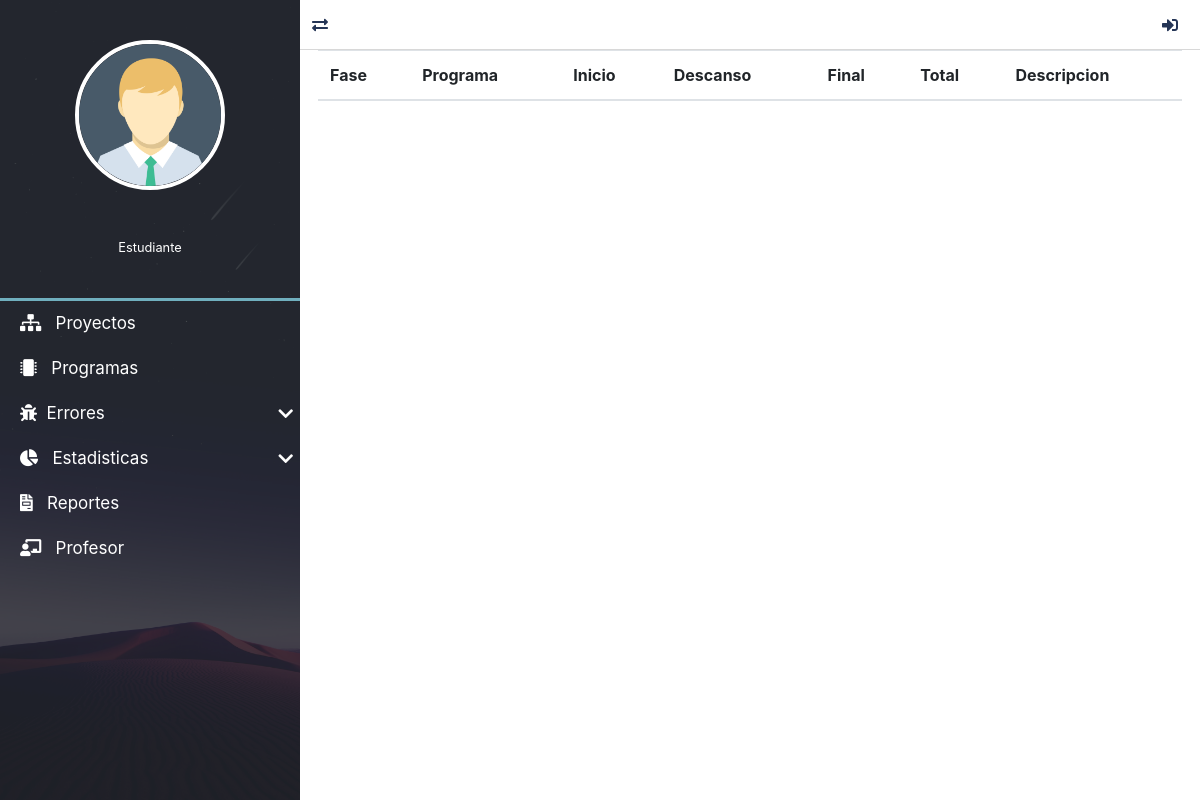
/registroTiempos/lista/1, run on an earlier commit of the app's database.
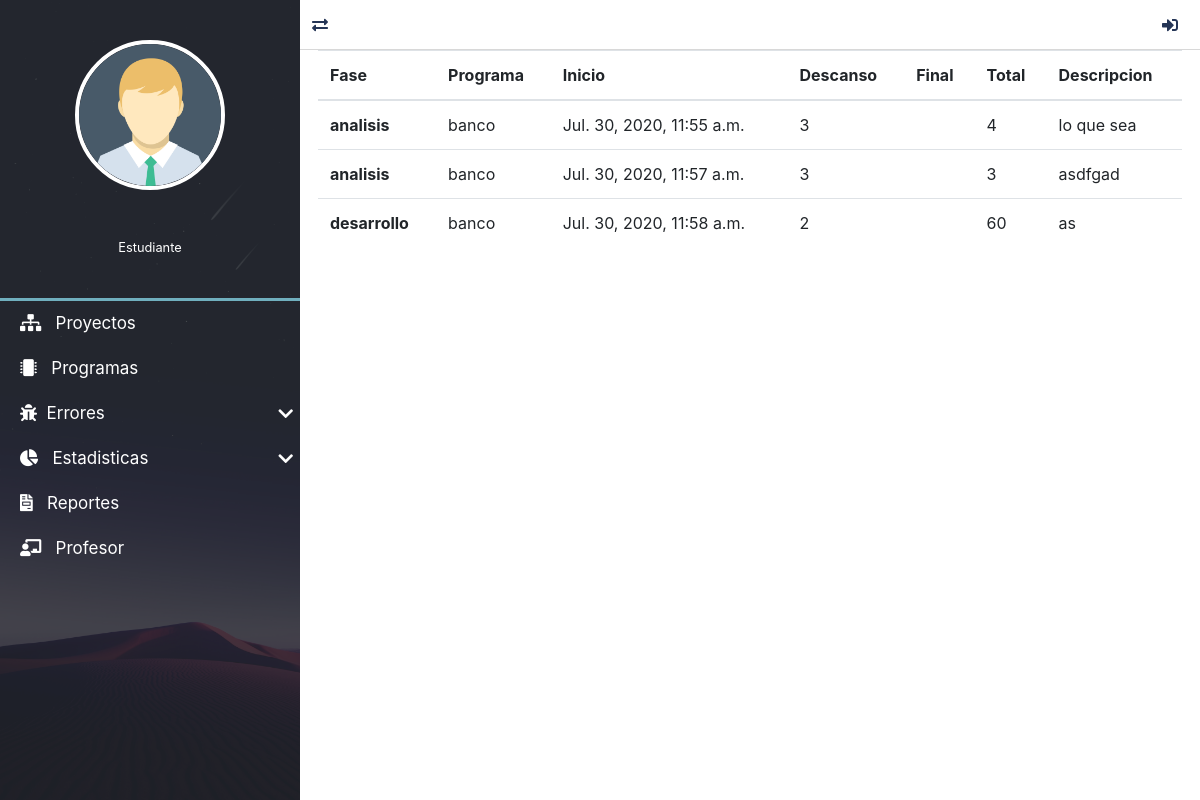
And on a later commit of the database.
### registroTiempos/models.py (models this page shows, shortened)
class RegistroTiempo(models.Model):
    id_fase = models.ForeignKey("mainApp.Fase", verbose_name="Fase", on_delete=models.CASCADE)
    id_programa = models.ForeignKey("programas.Programa", verbose_name="proyecto", on_delete=models.CASCADE)
    fecha_inicio = models.DateTimeField(verbose_name="Fecha de inicio")
    interrupciones = models.IntegerField(verbose_name="Interrupciones", null=True, blank=True)
    fecha_final = models.DateTimeField(verbose_name="Fecha de finalización", null=True, blank=True)
    tiempo_total = models.IntegerField(verbose_name="Timpo tota(Delta)", null=True, blank=True)
    comentarios = models.TextField(verbose_name="Comentarios", null=True, blank=True)
    class Meta:
        verbose_name = "Registro de tiempo"
        verbose_name_plural = "Registro de tiempos"
        ordering = ['fecha_inicio', 'tiempo_total']

### mainApp/models.py (models this page shows)
class Fase(models.Model):
    nombre = models.CharField(verbose_name="Nombre", max_length=200)
    descripcion = models.TextField(verbose_name="Descripción")
    class Meta:
        verbose_name = "Fase"
        verbose_name_plural = "Fases"
        ordering = ['nombre']
    def __str__(self):
        return self.nombre

### programas/models.py (models this page shows)
class Programa(models.Model):
    id_usuario = models.ForeignKey(settings.AUTH_USER_MODEL, verbose_name="usuario", on_delete=models.CASCADE)
    id_proyecto = models.ForeignKey("proyectos.Proyecto", verbose_name="proyecto", on_delete=models.CASCADE)
    nombre = models.CharField(verbose_name="Nombre", max_length=200)
    descripcion = models.TextField(verbose_name="Descripción")
    id_lenguaje = models.ForeignKey("mainApp.Lenguaje", verbose_name="lenguaje", on_delete=models.CASCADE)
    id_medida = models.ForeignKey("mainApp.Medida", verbose_name="medida", on_delete=models.CASCADE)
    fecha_creacion = models.DateTimeField(auto_now_add=True, verbose_name="Fecha de creación")
    fecha_actualizacion = models.DateTimeField(auto_now=True, verbose_name="Fecha de edición")
    fecha_finalizacion = models.DateTimeField(verbose_name="Fecha de finalización", null=True, blank=True)
    class Meta:
        verbose_name = "Programa"
        verbose_name_plural = "Programas"
        ordering = ['nombre', 'fecha_creacion']
    def __str__(self):
        return self.nombre

### registroTiempos/views.py (the view)
# urls.py: path('lista/<int:pk>', TiemposListView.as_view(), name='lista_tiempos'),
class TiemposListView(ListView):
    model = RegistroTiempo
    template_name = "registrotiempos_list.html"
    def get_context_data(self, **kwargs):
        context = super().get_context_data(**kwargs)
        context["pk"] = Programa.objects.get(id=self.kwargs.get('pk'))
        return context

### mainApp/context_processors.py (called while the page is built)
def get_programasDeUsuario(request):
    programas= Programa.objects.all()
    return {'lista_programas':programas}

def get_lenguajes(request):
    lenguajes = Lenguaje.objects.all()
    return {'lista_lenguajes':lenguajes}

def get_medidas(request):
    medidas = Medida.objects.all()
    return {'lista_medidas':medidas}

def get_fases(request):
    fases = Fase.objects.all()
    return {'lista_fases':fases}

def get_tiposdefectos(request):
    tipos_defectos = TiposDefecto.objects.all()
    return {'lista_tipos_defectos':tipos_defectos}

### proyectos/context_processors.py (called while the page is built)
def get_proyecto(request):
    proyecto= Proyecto.objects.values_list('id','nombre','id_proceso' ,'descripcion', 'fechaInicio')
    return {
        'proyectos':proyecto
    }

### registroTiempos/templates/registroTiempos/registrotiempo_list.html (shortened to what this page needs)
{% extends 'layouts/layout.html' %}
{% block content %}
<table class="table">
    <thead>
        <tr>
            <th scope="col">Fase</th>
            <th scope="col">Programa</th>
            <th scope="col">Inicio</th>
            <th scope="col">Descanso</th>
            <th scope="col">Final</th>
            <th scope="col">Total</th>
            <th scope="col">Descripcion</th>
        </tr>
    </thead>
    <tbody>
        {% for tiempo in object_list %}
            <th scope="row">{{tiempo.id_fase}}</th>
            <td>{{tiempo.id_programa}}</td>
            <td>{{tiempo.fecha_inicio}}</td>
            <td>{{tiempo.interrupciones}}</td>
            <td>{{tiempo.fecha_finalizacion|date}}</td>
            <td>{{tiempo.tiempo_total}}</td>
            <td>{{tiempo.comentarios}}</td>
        {% endfor %}
    </tbody>
</table>
{% endblock content %}

### mainApp/templates/layouts/layout.html (shortened to what this page needs)
{% load static %}
<!DOCTYPE html>
<html lang="es">
<head>
	<link rel="stylesheet" href="{% static 'dashboar/css/normalize.css' %}">
	<link rel="stylesheet" href="{% static 'dashboar/css/style.css' %}">
	<link rel="stylesheet" href="{% static 'dashboar/css/all.css' %}">
	<link rel="stylesheet" href="{% static 'dashboar/css/sweetalert2.min.css' %}">
	<link rel="stylesheet" href="{% static 'dashboar/css/jquery.mCustomScrollbar.css' %}">
	<link rel="stylesheet" href="https://stackpath.bootstrapcdn.com/bootstrap/4.5.0/css/bootstrap.min.css">
	<link rel="stylesheet" type="text/css" href="{% static 'css/style.css' %}">
</head>
<body>
	<main class="full-box main-container">
		<section class="full-box nav-lateral">
			<div class="full-box nav-lateral-content">
				<figure class="full-box nav-lateral-avatar">
					<img src=" {% static 'dashboar/assets/avatar/Avatar.png' %}" class="img-fluid" alt="Avatar">
					<figcaption class="roboto-medium text-center">
						{{request.user.first_name}} <br>
						{% if request.user.is_superuser %}
							<small class="roboto-condensed-light">Administrador</small>
						{% elif request.user.is_staff %}
							<small class="roboto-condensed-light">Profesor</small>
						{% else %}
							<small class="roboto-condensed-light">Estudiante</small>
						{% endif %}
					</figcaption>
				</figure>
				<div class="full-box nav-lateral-bar"></div>
				<nav class="full-box nav-lateral-menu">
					<ul>
						<li>
							<a href=" {% url 'proyectos' %}"><i class="fas fa-sitemap"></i> &nbsp; Proyectos</a>
						</li>
						{% if request.user.profesor %}
						<li>
							<a href="#" class="nav-btn-submenu"><i class="fas  fa-user-secret fa-fw"></i> &nbsp; Usuarios <i class="fas fa-chevron-down"></i></a>
							<ul>
								<li>
									<a href="user-new.html"><i class="fas fa-plus fa-fw"></i> &nbsp; Nuevo usuario</a>
								</li>
								<li>
									<a href="user-list.html"><i class="fas fa-clipboard-list fa-fw"></i> &nbsp; Lista de usuarios</a>
								</li>
								<li>
									<a href="user-search.html"><i class="fas fa-search fa-fw"></i> &nbsp; Buscar usuario</a>
								</li>
							</ul>
						</li>
						{% else %}
						<li>
							<a href=" {% url 'programas' %}"><i class="fas fa-microchip"></i> &nbsp; Programas</a>
						</li>
						<li>
							<a href="#" class="nav-btn-submenu"><i class="fas fa-bug"></i></i> &nbsp;Errores<i class="fas fa-chevron-down"></i></a>
						</li>
						<li>
							<a href="#" class="nav-btn-submenu"><i class="fas fa-chart-pie"></i> &nbsp; Estadisticas <i class="fas fa-chevron-down"></i></a>
						</li>
						<li>
							<a href="{% url 'lista_reportes' %}"><i class="fas fa-file-invoice"></i> &nbsp; Reportes</a>
						</li>
						<li>
							<a href="#"><i class="fas fa-chalkboard-teacher"></i> &nbsp; Profesor</a>
						</li>
						{% endif %}
					</ul>
				</nav>
			</div>
		</section>
		<section class="full-box page-content">
			<nav class="full-box navbar-info">
				<a href="#" class="float-left show-nav-lateral">
					<i class="fas fa-exchange-alt"></i>
				</a>
				{% if user.email %}
					{% if title != 'Perfil de usuario' %}
						<a href="{% url 'editPerfilUs' %}">
							<i class="fas fa-user-cog"></i>
						</a>
					{% endif %}
					<a href="#" class="btn-exit-system">
						<i class="fas fa-power-off"></i>
					</a>
				{% else %}
					<a href="{% url 'login' %}">
						<i class="fas fa-sign-in-alt"></i>
					</a>
				{% endif %}
			</nav>
			 <div class="content-box">
				{% block content %}
				{% endblock content %}
			</div>
		</section>
	</main>
</body>
</html>

### mainApp/static/dashboar/css/style.css (style rules this page uses)
:root { --color-one: #F5F5F5; --color-two: #24292E; --color-three: #70afbe; --form-color: #14111A; --accent-color: #253556; --border-color: #D8D8D8; }
body,html { width: 100vw; height: 100vh; background-color: var(--color-one); color: #333; font-size: 16px; }
.full-box { margin: 0; padding: 0; box-sizing: border-box; width: 100%; }
.main-container { height: 100%; position: absolute; top: 0; left: 0; overflow: hidden; }
.page-content, .nav-lateral { height: 100%; overflow: hidden; }
.page-content { position: relative; padding-left: 300px; transition: all .2s ease-in-out; padding-bottom: 20px; }
.nav-lateral { width: 300px; position: absolute; top: 0; left: 0; z-index: 1; transition: all .2s ease-in-out; background-image: url('../assets/img/nav-font.jpg'); background-position: center center; background-size: cover; }
.nav-lateral-content { max-width: 300px; height: 100%; background-color: rgba(36, 41, 46, .8); }
.nav-lateral-bar { height: 3px; background-color: var(--color-three); }
.nav-lateral-avatar { padding: 40px 0; }
.nav-lateral-avatar img { width: 50%; margin: 0 auto; display: block; border: 4px solid #FFF; border-radius: 100%; }
.nav-lateral-avatar figcaption { margin-top: 20px; color: #FFF; }
.nav-lateral-menu { height: auto; }
.nav-lateral-menu ul { margin: 0; padding: 0; list-style: none; }
.nav-lateral-menu ul li { width: 100%; height: auto; }
.nav-lateral-menu ul li a { display: block; width: 100%; height: 45px; line-height: 45px; text-decoration: none; color: #FFF; font-size: 17px; box-sizing: border-box; padding-left: 20px; transition: all .2s ease-in-out; }
.nav-lateral-menu .fa-chevron-down, .nav-lateral-menu .fa-chevron-up { float: right; height: 45px; line-height: 45px; margin-right: 7px; transition: all .2s ease-in-out; }
.navbar-info { height: 50px; border-bottom: 1px solid var(--border-color); text-align: right; padding-right: 10px; }
.navbar-info a { color: var(--accent-color); height: 50px; min-width: 40px; text-align: center; line-height: 50px; display: inline-block; transition: all .2s ease-out; user-select: none; }
.content-box { margin-left: 2%; margin-right: 2%; }

### mainApp/static/dashboar/css/all.css (style rules this page uses)
.fa, .fas, .far, .fal, .fab { -moz-osx-font-smoothing: grayscale; -webkit-font-smoothing: antialiased; display: inline-block; font-style: normal; font-variant: normal; text-rendering: auto; line-height: 1; }
.fa-bug:before { content: "\f188"; }
.fa-chalkboard-teacher:before { content: "\f51c"; }
.fa-chart-pie:before { content: "\f200"; }
.fa-chevron-down:before { content: "\f078"; }
.fa-exchange-alt:before { content: "\f362"; }
.fa-file-invoice:before { content: "\f570"; }
.fa-microchip:before { content: "\f2db"; }
.fa-sign-in-alt:before { content: "\f2f6"; }
.fa-sitemap:before { content: "\f0e8"; }
.fa, .fas { font-family: 'Font Awesome 5 Free'; font-weight: 900; }

### mainApp/static/css/style.css (style rules this page uses)
:root { --fondo: url("../img/fondoLogin.png"); --porsentaje-borde-radius: 5%; --px-borde-radius: 4px; --bac-color: #70afbe; --shadow-box: 0px 4px 18px 3px rgba(0,0,0,0.75);; }

What changed in the data, as far as the page shows it:
added RegistroTiempo: id_fase "analisis", id_programa "banco", fecha_inicio "Jul. 30, 2020, 11:55 a.m.", interrupciones "3", tiempo_total "4", comentarios "lo que sea"
added RegistroTiempo: id_fase "analisis", id_programa "banco", fecha_inicio "Jul. 30, 2020, 11:57 a.m.", interrupciones "3", tiempo_total "3", comentarios "asdfgad"
added RegistroTiempo: id_fase "desarrollo", id_programa "banco", fecha_inicio "Jul. 30, 2020, 11:58 a.m.", interrupciones "2", tiempo_total "60", comentarios "as"
